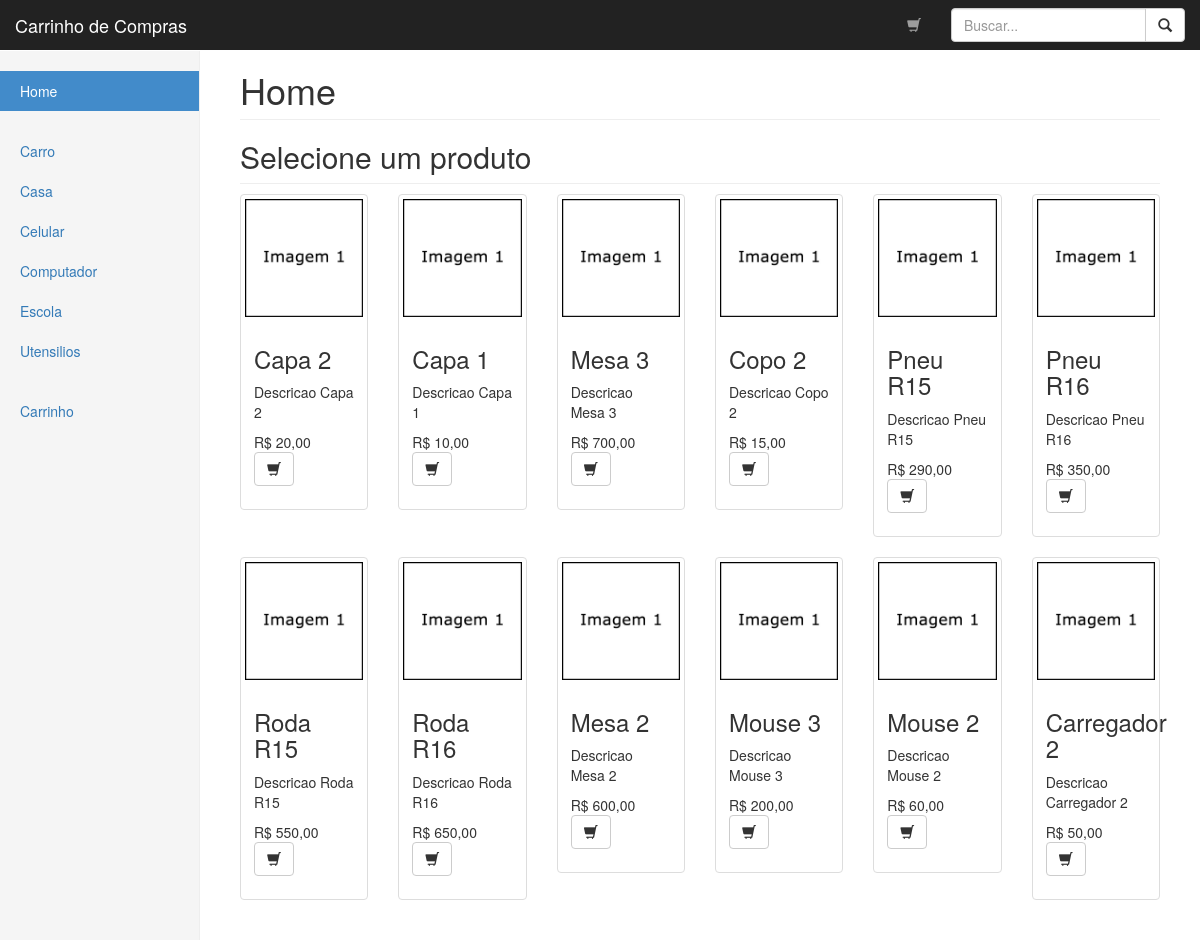
The page / on the database its author committed.
### tables this page shows
CREATE TABLE `categoria` (
  `id` int(11) NOT NULL AUTO_INCREMENT,
  `nome` varchar(100) NOT NULL,
  PRIMARY KEY (`id`)
);

CREATE TABLE `produto` (
  `id` int(11) NOT NULL AUTO_INCREMENT,
  `nome` varchar(100) NOT NULL,
  `descricao` varchar(255) DEFAULT NULL,
  `imagem` varchar(100) DEFAULT NULL,
  `preco` varchar(20) NOT NULL,
  PRIMARY KEY (`id`)
);

### class/menuClass.php (called while the page is built)
<?php
class Menu {
    function queryMenu() {
        $query = "SELECT
                        id,
                        nome
                    FROM
                        categoria
                    ORDER BY
                        nome ASC;";
        return $query;
    }
}

### class/conexaoClass.php (called while the page is built, shortened)
<?php
class Conexao {
    var $host = "localhost";
    var $user = "root";
    var $senha = "";
    var $link;
    function conecta() {
        $this->link = @mysql_connect($this->host, $this->user, $this->senha);
    }
    function sql_query($query, $ins = false) {
        if (!$this->conecta()) {
            $dados['result'] = false;
            $dados['erro'] = 'Erro de retorno de dados.';
        }
        $this->query = $query;
        if ($this->resultado = mysql_query($this->query)) {
            $dados['result'] = $this->resultado;
            $dados['erro'] = false;
        } else {
            $dados['result'] = false;
            $dados['erro'] = 'Erro na consulta aos dados.';
        }
        return $dados;
    }
    function desconecta() {
        return mysql_close($this->link);
    }
}
?>

### class/homeClass.php (called while the page is built)
<?php
class Home {
    function queryProdutosHome() {
        $query = "SELECT
                        id,
                        nome,
                        imagem,
                        preco,
                        descricao
                    FROM
                        produto
                    ORDER BY
                        RAND()
                    LIMIT
                        12;";
        return $query;
    }
}

### index.php (the view, shortened to what this page needs)
<?php
include('class/conexaoClass.php');
include('class/homeClass.php');
include('class/menuClass.php');
$conexaoObj = new Conexao();
$homeObj = new Home();
$menuObj = new Menu();
$query0 = $homeObj->queryProdutosHome();
$executar0 = $conexaoObj->sql_query($query0);
$query1 = $menuObj->queryMenu();
$executar1 = $conexaoObj->sql_query($query1);
?>
<!DOCTYPE html>
<html lang="en">
    <head>
        <link href="bootstrap/css/bootstrap.min.css" rel="stylesheet">
        <link href="custom/css/layout.css" rel="stylesheet">
    </head>
    <body>
        <nav class="navbar navbar-inverse navbar-fixed-top" role="navigation">
            <div class="container-fluid">
                <div class="navbar-header">
                    <a class="navbar-brand" href="index.php">Carrinho de Compras</a>
                </div>
                <div id="navbar" class="navbar-collapse collapse">
                    <form class="navbar-form navbar-right" role="form" name="busca" id="busca" method="post" action="resultado.php">
                        <div class="input-group">
                            <input type="text" class="form-control" name="busca" id="busca" placeholder="Buscar..."><span class="input-group-btn">
                                <button class="btn btn-default" type="submit"><span class=" glyphicon glyphicon-search" aria-hidden="true"></span>
                                </button>
                            </span>
                        </div>
                    </form>
                    <ul class="nav navbar-nav navbar-right">
                        <li><a href="carrinho.php" title="Carrinho"><span class="glyphicon glyphicon-shopping-cart" aria-hidden="true"></a></li>
                    </ul>
                </div>
            </div>
        </nav>
        <div class="container-fluid">
            <div class="row">
                <div class="col-sm-3 col-md-2 sidebar">
                    <ul class="nav nav-sidebar">
                        <li class="active"><a href="index.php">Home</a></li>
                    </ul>
                    <ul class="nav nav-sidebar">
                        <?php while ($resultado1 = mysql_fetch_assoc($executar1['result'])) { ?>
                            <li><a href="categoria.php?i=<?php echo $resultado1['id']; ?>"><?php echo $resultado1['nome']; ?></a></li>
                        <?php } ?>
                    </ul>
                    <ul class="nav nav-sidebar">
                        <li><a href="carrinho.php">Carrinho</a></li>
                    </ul>
                </div>
                <div class="col-sm-9 col-sm-offset-3 col-md-10 col-md-offset-2 main">
                    <h1 class="page-header">Home</h1>
                    <h2 class="sub-header">Selecione um produto</h2>
                    <div class="row">
                        <?php while ($resultado0 = mysql_fetch_assoc($executar0['result'])) { ?>
                            <div class="col-sm-6 col-md-2">
                                <div class="thumbnail">
                                    <img class="img-responsive" src="imagem/<?php echo $resultado0['imagem']; ?>" alt="<?php echo $resultado0['nome']; ?>">
                                    <div class="caption">
                                        <h3><?php echo $resultado0['nome']; ?></h3>
                                        <p><?php echo $resultado0['descricao']; ?></p>
                                        <p>R$ <?php echo number_format($resultado0['preco'], 2, ",", "."); ?> <a href="carrinho.php?a=1&i=<?php echo $resultado0['id']; ?>" title="Adicionar ao carrinho" class="btn btn-default" role="button"><span class="glyphicon glyphicon-shopping-cart" aria-hidden="true"></a></p>
                                    </div>
                                </div>
                            </div>
                        <?php } ?>
                    </div>
                </div>
            </div>
        </div>
    </body>
</html>

### custom/css/layout.css (style rules this page uses)
body { padding-top: 50px; }
.sub-header { padding-bottom: 10px; border-bottom: 1px solid #eee; }
.navbar-fixed-top { border: 0; }
.sidebar { display: none; }
@media (min-width: 768px) { .sidebar { position: fixed; top: 51px; bottom: 0; left: 0; z-index: 1000; display: block; padding: 20px; overflow-x: hidden; overflow-y: auto; background-color: #f5f5f5; border-right: 1px solid #eee; } }
.nav-sidebar { margin-right: -21px; margin-bottom: 20px; margin-left: -20px; }
.nav-sidebar > li > a { padding-right: 20px; padding-left: 20px; }
.nav-sidebar > .active > a, .nav-sidebar > .active > a:hover, .nav-sidebar > .active > a:focus { color: #fff; background-color: #428bca; }
.main { padding: 20px; }
@media (min-width: 768px) { .main { padding-right: 40px; padding-left: 40px; } }
.main .page-header { margin-top: 0; }

### rows shown on the page
categoria: nome "Carro"
categoria: nome "Casa"
categoria: nome "Celular"
categoria: nome "Computador"
categoria: nome "Escola"
categoria: nome "Utensilios"
produto: imagem (picture), nome "Capa 2", descricao "Descricao Capa 2", preco "20,00"
produto: imagem (picture), nome "Capa 1", descricao "Descricao Capa 1", preco "10,00"
produto: imagem (picture), nome "Mesa 3", descricao "Descricao Mesa 3", preco "700,00"
produto: imagem (picture), nome "Copo 2", descricao "Descricao Copo 2", preco "15,00"
produto: imagem (picture), nome "Pneu R15", descricao "Descricao Pneu R15", preco "290,00"
produto: imagem (picture), nome "Pneu R16", descricao "Descricao Pneu R16", preco "350,00"
produto: imagem (picture), nome "Roda R15", descricao "Descricao Roda R15", preco "550,00"
produto: imagem (picture), nome "Roda R16", descricao "Descricao Roda R16", preco "650,00"
produto: imagem (picture), nome "Mesa 2", descricao "Descricao Mesa 2", preco "600,00"
produto: imagem (picture), nome "Mouse 3", descricao "Descricao Mouse 3", preco "200,00"
produto: imagem (picture), nome "Mouse 2", descricao "Descricao Mouse 2", preco "60,00"
produto: imagem (picture), nome "Carregador 2", descricao "Descricao Carregador 2", preco "50,00"
